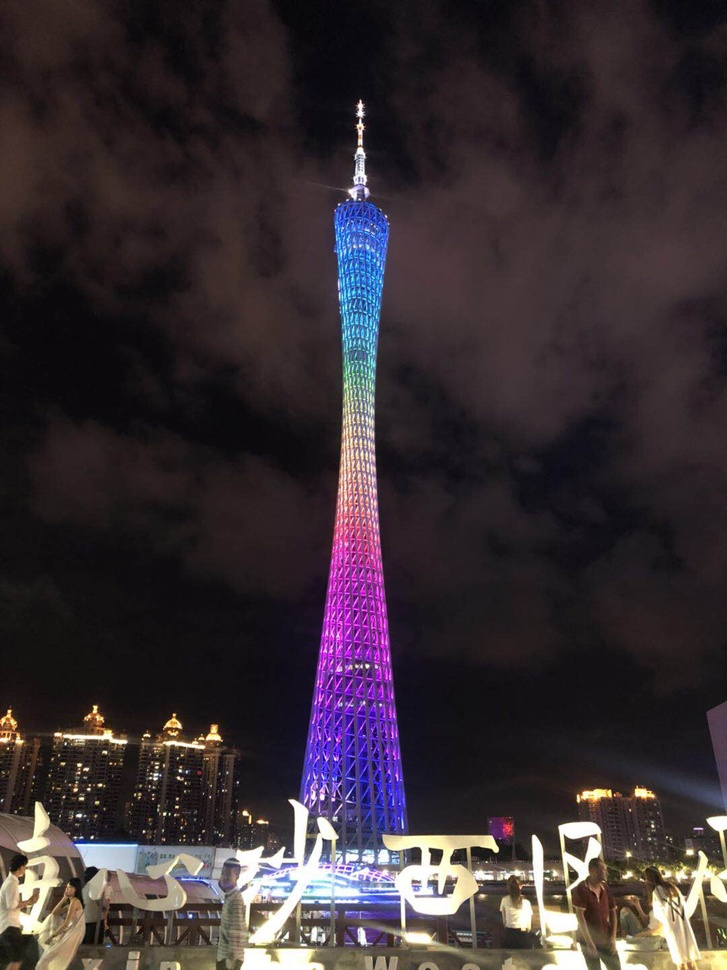
#> input picture 0.初步认识/image.jpg, 727 x 970 px, shrunk from 1080 x 1440 before the run
$ jupyter execute '3.Translation 图片平移.ipynb'
#> lines starting #> are read from the running program, lines starting #| are printed output that depends on the picture
[cell 1]
import cv2
import numpy as np
import matplotlib.pyplot as plt

[cell 2]
def show(image):
    plt.imshow(image)
    plt.axis('off')
    plt.show()

def imread(image):
#> called with image = 'image.jpg'
    image = cv2.imread(image)
#> image is the input picture: shape (970, 727, 3); mean B, G, R 51.5, 46.6, 55.9
    image = cv2.cvtColor(image,cv2.COLOR_BGR2RGB)
    return image

[cell 3]
image = imread('image.jpg')
M = np.float32([[1,0,250],[0,1,500]]) # (1,0) 左右 （0,1）上下 250 500 像素
shifted = cv2.warpAffine(image,M,(image.shape[1],image.shape[0]))
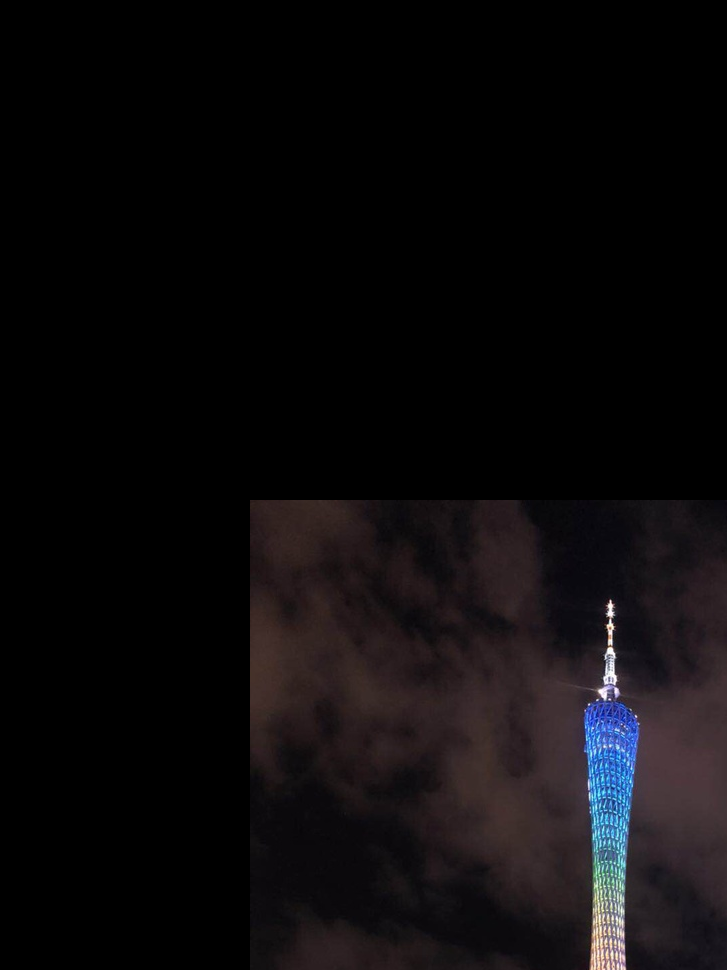
#> shifted: shape (970, 727, 3); mean R, G, B 12.4, 10.4, 11.8
show(shifted)

[cell 4]
image = imread('image.jpg')
M = np.float32([[1,0,-250],[0,1,-500]])
shifted = cv2.warpAffine(image,M,(image.shape[1],image.shape[0]))
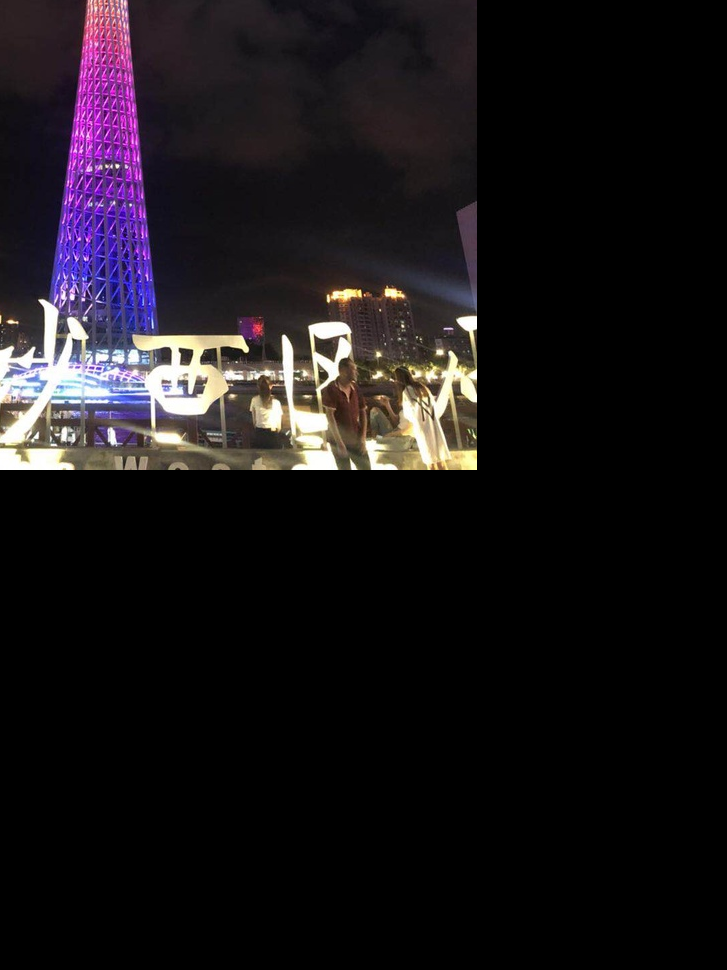
#> shifted: shape (970, 727, 3); mean R, G, B 24.2, 20.2, 23.7
show(shifted)
